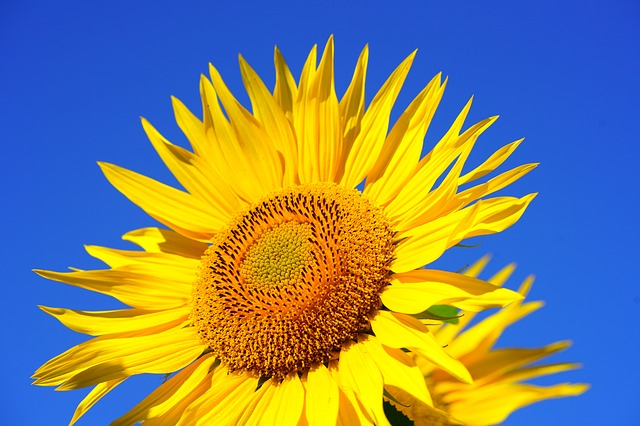
#> input picture RGB.jpg, 640 x 426 px
$ python 'Salt&Pepper.py'
#> lines starting #> are read from the running program, lines starting #| are printed output that depends on the picture
import random
import cv2
import numpy as np
def add_noise(img):
	row,col = img.shape[:2]
	number_of_pixels = random.randint(300, 400)
	for i in range(number_of_pixels):
		y_coord=random.randint(0, row - 1)
		x_coord=random.randint(0, col - 1)
		img[y_coord][x_coord] = 255
	number_of_pixels = random.randint(300 , 10000)
	for i in range(number_of_pixels):
		y_coord=random.randint(0, row - 1)
		x_coord=random.randint(0, col - 1)
		img[y_coord][x_coord] = 0
	return img
image = cv2.imread('RGB.jpg',0)
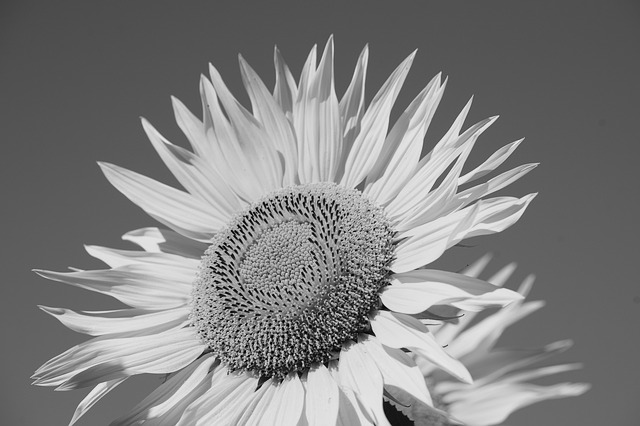
#> image: shape (426, 640); min 0, max 245, mean 128.4
im1=add_noise(image)
#> after the loop in add_noise, `for i in range(number_of_pixels):`:
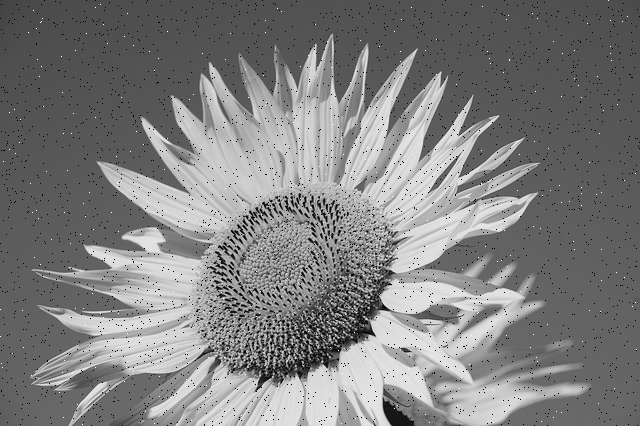
#> img: shape (426, 640); min 0, max 255, mean 127
cv2.imshow('Noisy one',im1)
cv2.waitKey(0)

$ run again, with Boro.jpg copied over RGB.jpg
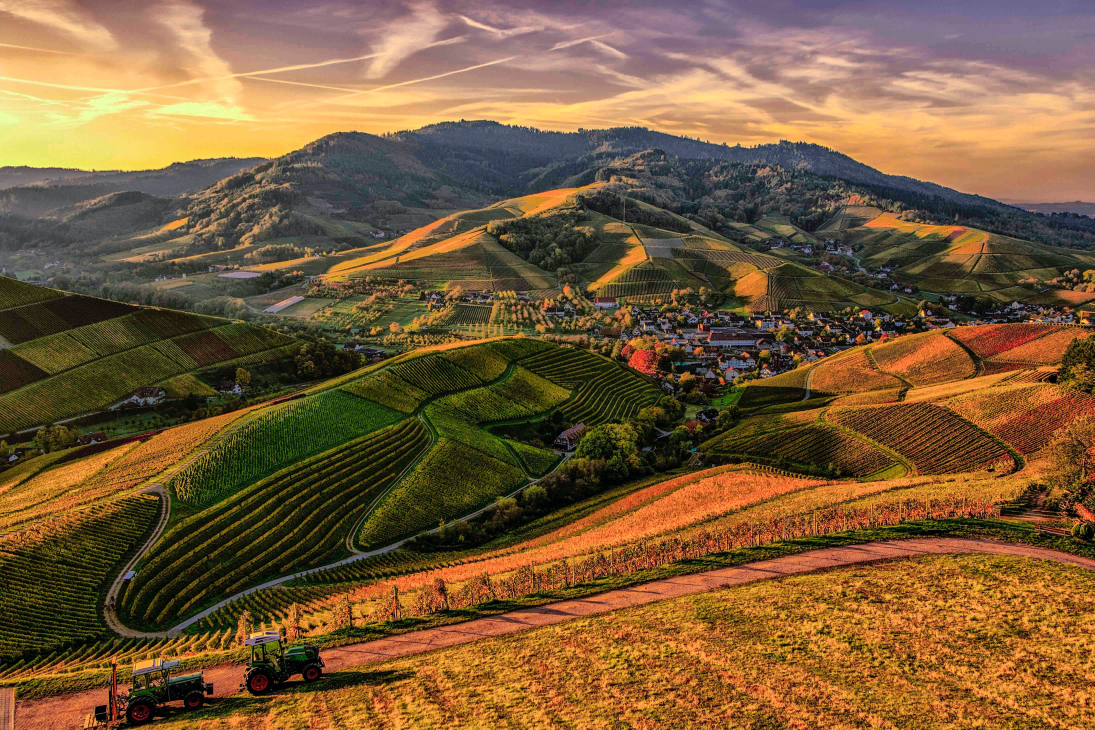
#> input picture Boro.jpg, 5472 x 3648 px (shown at 1/5 size)
#> `image = cv2.imread('RGB.jpg',0)`:
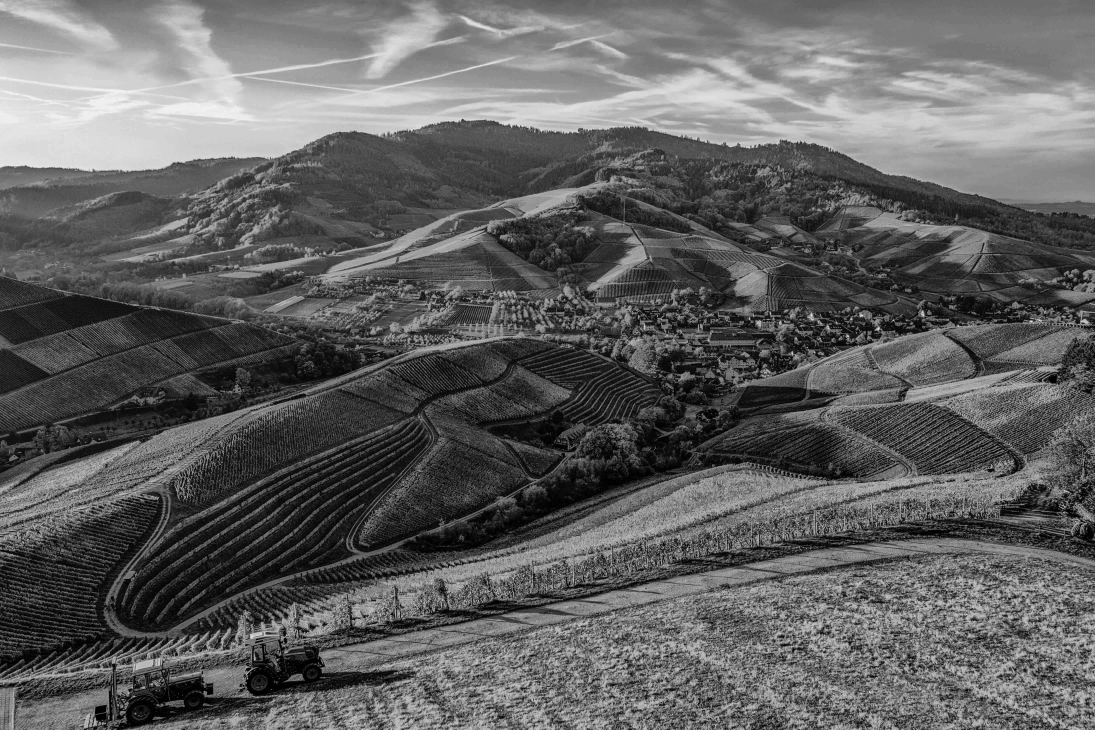
#> image: shape (3648, 5472) (shown at 1/5 size); min 0, max 255, mean 97.1
